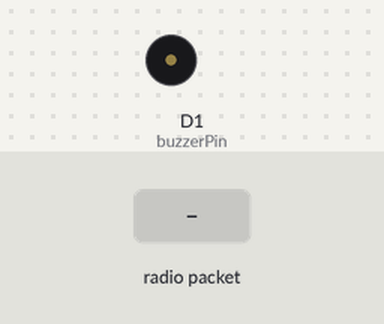
A sketch run on a simulated ESP8266 (NodeMCU). Shown: buzzer (waves = sounding, pin HIGH). The test bench sets the inputs (shaded band). WiFi joins after 1.5 s; servers stay silent unless stated; no MQTT or app messages arrive unless stated; what the sketch prints to the serial monitor is not drawn.

Above: at 2.7 s.
2.8 s: radio packet "room1_f" arrives
At 3.5 s:
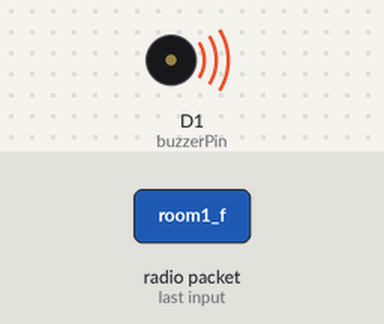
4.3 s: radio packet "room2_f" arrives
At 4.6 s:
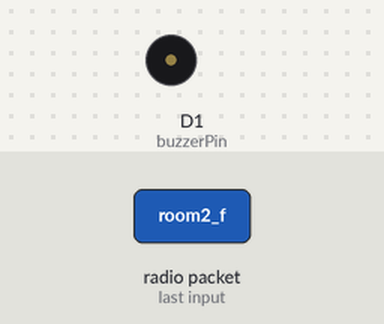
5.8 s: radio packet "room3_f" arrives
At 7.0 s:
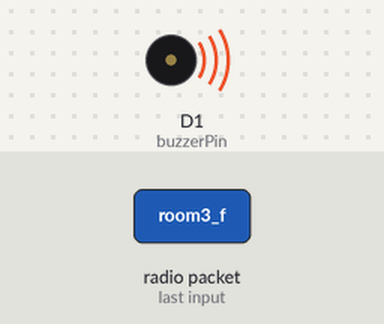
Timing chart, 0 to 8.8 s (numbered marks = the images above; inputs shaded):
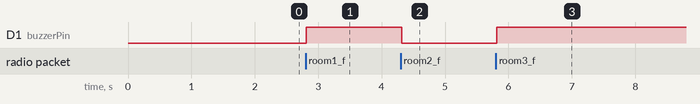

Measured:
- after the input at 2.8 s, D1 (buzzerPin): LOW → HIGH at once
- after the input at 4.3 s, D1 (buzzerPin): HIGH → LOW at once
- after the input at 5.8 s, D1 (buzzerPin): LOW → HIGH at once

The sketch:

Central_hub.ino
```cpp
#include <ESP8266WiFi.h>
#include <PubSubClient.h>
#include <espnow.h>

// MAC addresses of the room devices
uint8_t room1[] = {0x8C, 0xAA, 0xB5, 0x0C, 0x69, 0x15};
uint8_t room2[] = {0xC8, 0xC9, 0xA3, 0x84, 0x9F, 0xD8};
uint8_t room3[] = {0xBC, 0xFF, 0x4D, 0x4F, 0x24, 0xB6};

const int firePin = D6;
const int gasPin = D7;
const int buzzerPin = D1;
const unsigned long fireInterval = 200;
const unsigned long gasInterval = 500;
unsigned long previousMillis = 0;
bool buzzerState = LOW;

// WiFi credentials
const char* ssid = "Redmi_K50i";
const char* password = "12345678";

// MQTT server IP address
const char* mqtt_server = "192.168.85.212";

WiFiClient espClient;
PubSubClient client(espClient);

// Flags to track data received
bool room1_f = false;
bool room1_g = false;
bool room2_f = false;
bool room2_g = false;
bool room3_f = false;
bool room3_g = false;

// MQTT callback function
void callback(char* topic, byte* payload, unsigned int length) {
  Serial.print("Message arrived [");
  Serial.print(topic);
  Serial.print("] ");

  String message;
  for (unsigned int i = 0; i < length; i++) {
    message += (char)payload[i];
  }

  if (message == "reset") {
    sendData(room1, "reset");  // For stability
    sendData(room2, "reset");
    sendData(room3, "reset");
  }
}

// Function to send data via ESP-NOW
void sendData(uint8_t *macAddr, const char *data) {
  delay(20);
  esp_now_send(macAddr, (uint8_t *)data, strlen(data));
}

// ESP-NOW send callback function
void onDataSent(uint8_t *mac, uint8_t sendStatus) {
  Serial.print("Send Status: ");
  Serial.println(sendStatus == 0 ? "Success" : "Fail");
}

// ESP-NOW receive callback function
void onDataRecv(uint8_t *mac, uint8_t *incomingData, uint8_t len) {
  char data[len + 1];
  memcpy(data, incomingData, len);
  data[len] = '\0';
  Serial.print("Received data: ");
  Serial.println(data);

  // Process incoming data and publish to MQTT
  if (strcmp(data, "room1_f") == 0) {
    client.publish("fire/gas_detection", "room1_f");
    handleBuzzer(fireInterval);
    room1_f = true;
  } else if (strcmp(data, "room1_g") == 0) {
    client.publish("fire/gas_detection", "room1_g");
    handleBuzzer(gasInterval);
    room1_g = true;
  } else if (strcmp(data, "room2_f") == 0) {
    client.publish("fire/gas_detection", "room2_f");
    handleBuzzer(fireInterval);
    room2_f = true;
  } else if (strcmp(data, "room2_g") == 0) {
    client.publish("fire/gas_detection", "room2_g");
    handleBuzzer(gasInterval);
    room2_g = true;
  } else if (strcmp(data, "room3_f") == 0) {
    client.publish("fire/gas_detection", "room3_f");
    handleBuzzer(fireInterval);
    room3_f = true;
  } else if (strcmp(data, "room3_g") == 0) {
    client.publish("fire/gas_detection", "room3_g");
    handleBuzzer(gasInterval);
    room3_g = true;
  }
}

// Function to connect to WiFi
void setup_wifi() {
  delay(10);
  Serial.println();
  Serial.print("Connecting to ");
  Serial.println(ssid);

  WiFi.begin(ssid, password);

  while (WiFi.status() != WL_CONNECTED) {
    delay(500);
    Serial.print(".");
  }

  Serial.println("");
  Serial.println("WiFi connected");
  Serial.println("IP address: ");
  Serial.println(WiFi.localIP());
}

// Function to reconnect to MQTT server
void reconnect() {
  while (!client.connected()) {
    Serial.print("Attempting MQTT connection...");
    if (client.connect("ESP8266Client")) {
      Serial.println("connected");
    } else {
      Serial.print("failed, rc=");
      Serial.print(client.state());
      Serial.println(" try again in 5 seconds");
      delay(5000);
    }
  }
}

void handleBuzzer(unsigned long interval){
  unsigned long currentMillis = millis();
  if (currentMillis - previousMillis >= interval) {
    previousMillis = currentMillis;
    buzzerState = !buzzerState;
    digitalWrite(buzzerPin, buzzerState);
  }
}

void setup(){
  Serial.begin(115200);
  wifi_set_channel(1);
  setup_wifi();
  client.setServer(mqtt_server, 1883);
  client.setCallback(callback);

  WiFi.mode(WIFI_STA);
  if (esp_now_init() != 0) {
    Serial.println("Error initializing ESP-NOW");
    return;
  }
  esp_now_set_self_role(ESP_NOW_ROLE_COMBO);
  esp_now_register_recv_cb(onDataRecv);
  esp_now_register_send_cb(onDataSent);

  pinMode(firePin, INPUT);
  pinMode(gasPin, INPUT);
  pinMode(buzzerPin, OUTPUT);
}

void loop(){
  if (!client.connected()) {
    reconnect();
  }
  client.loop();
}
```
